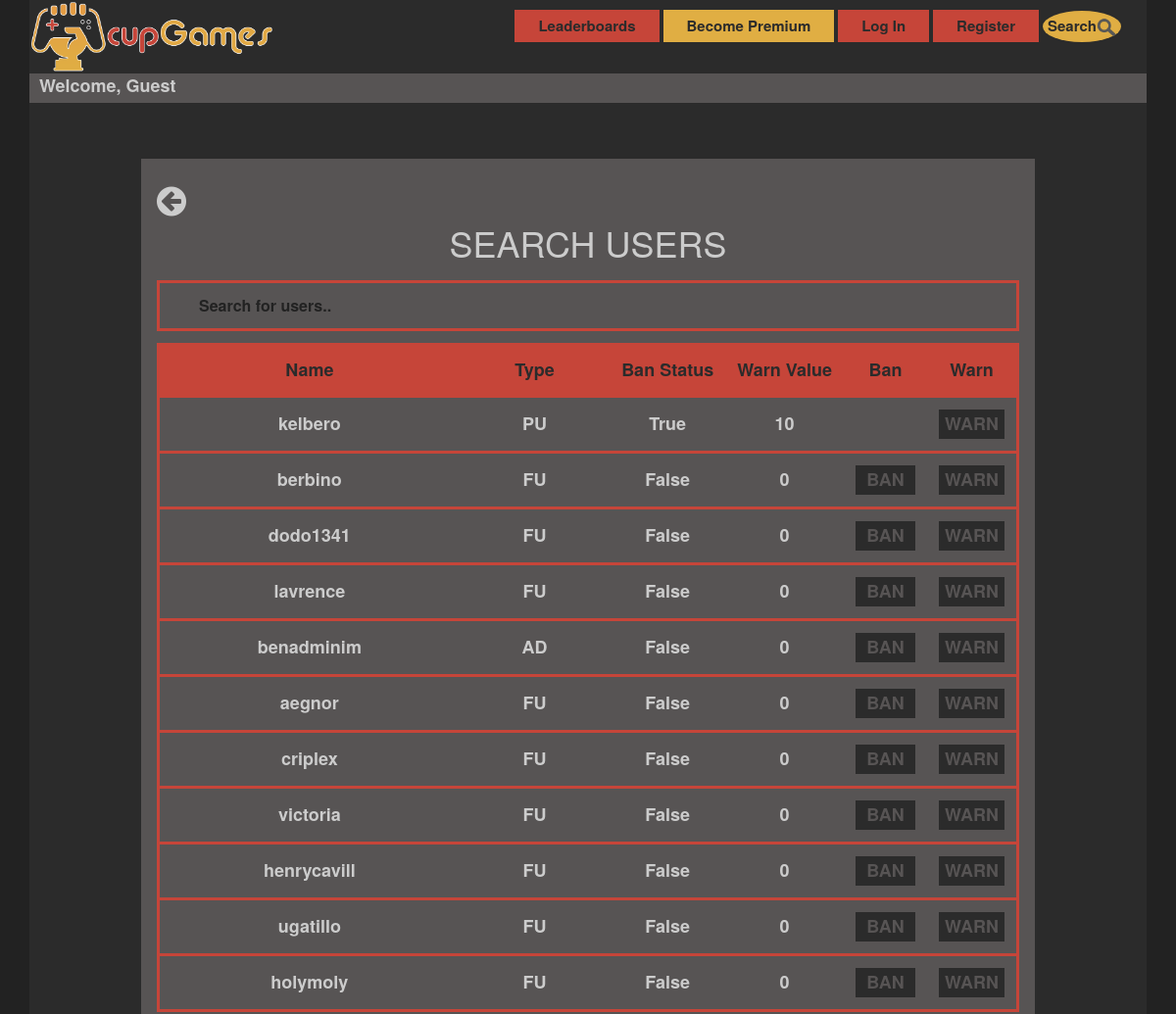
The app's page /searchusers (upper part), older data.
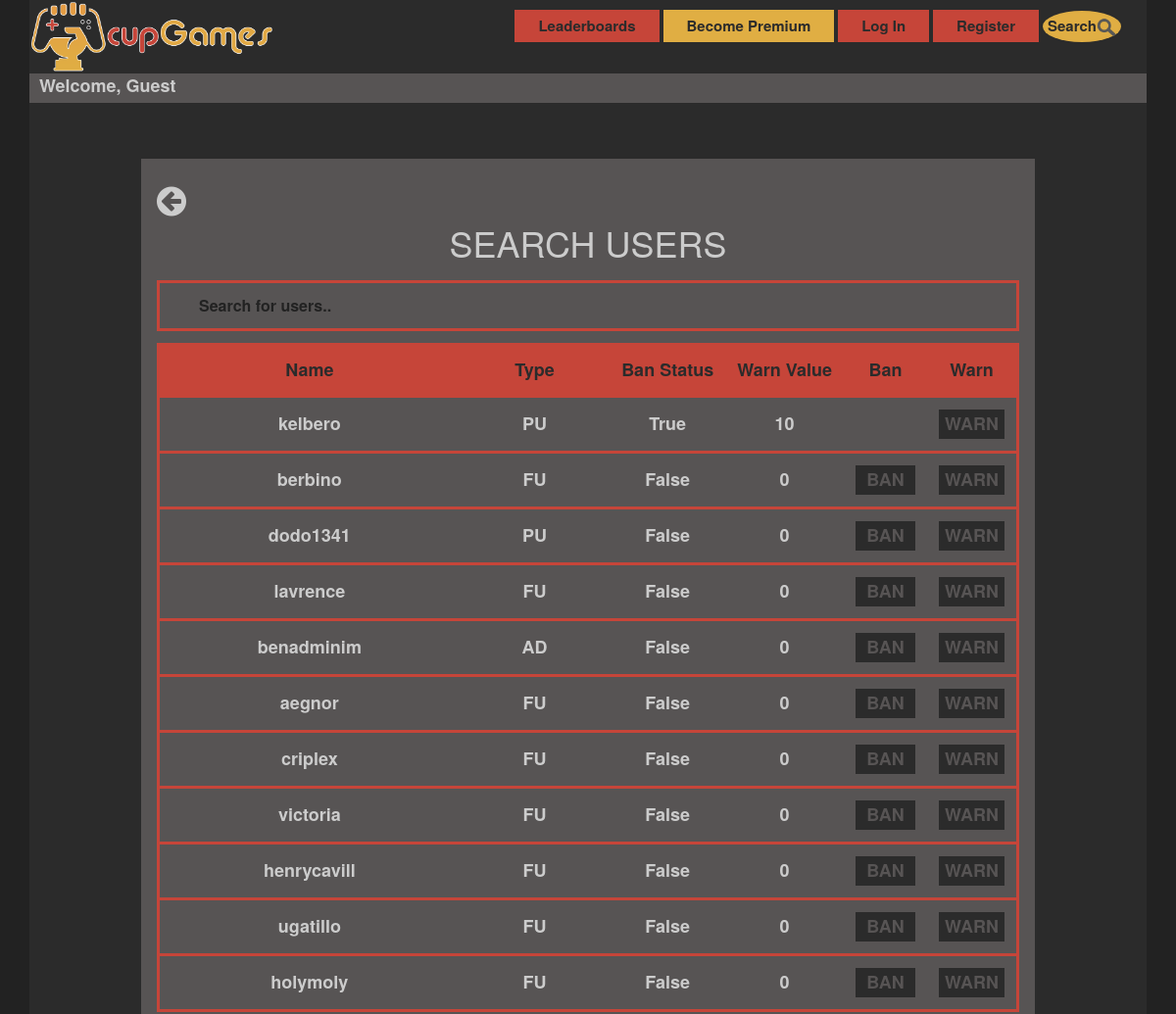
The same page, newer data.
### cupApp/models.py (models this page shows, shortened)
class Account(models.Model):
    username = models.CharField(max_length=20, primary_key=True)
    password = models.CharField(max_length=50)
    email = models.CharField(max_length=100)
    date_of_birth = models.DateField(blank=True, null=True)
    gender = models.CharField(max_length=1)
    coins = models.IntegerField(default=500)
    level = models.IntegerField(default=1)
    type = models.CharField(max_length=2, default="FU")
    about_text = models.TextField(blank=True, null=True)
    registration_date = models.DateTimeField(default=timezone.now())
    isPremium = models.BooleanField(default=False)
    playLimit = models.IntegerField(default=2)
    last_visit_date = models.DateTimeField(default=timezone.now())
    warn_value = models.IntegerField(default=0)
    is_banned = models.BooleanField(default=False)
    ban_reason = models.TextField(blank=True, null=True)
    profile_pic = models.CharField(max_length=1500, null=True, blank=True)

### cupApp/views.py (the view)
# urls.py: path('searchusers', views.searchusers, name="searchusers"),
def searchusers(request):
    accounts = Account.objects.all()
    return render(request, 'cupApp/searchusers.html', {'accounts': accounts})

### cupApp/templates/cupApp/searchusers.html (shortened to what this page needs)
{% extends 'cupApp/base.html' %}
{% load static %}
{% block content %}
    <div style="width:80%;" class="accountsettings">
        <a href="{% url 'adminpanel' %}" style="font-size:35px; color:#cccccc;"><i class="fa fa-arrow-circle-left"
                                                                                   aria-hidden="true"></i></a>
        <h1 style="color:#cccccc">SEARCH USERS</h1>
        <input style="background:#575454" type="text" id="searchInput" onkeyup="searchTableFunction()"
               placeholder="Search for users..">
        <div class="scrolling-wrapper2">
            <table id="searchTable">
                <tr class="header">
                    <th style="width:40%;">Name</th>
                    <th style="width:20%;">Type</th>
                    <th style="width:10%;">Ban Status</th>
                    <th style="width:10%;">Warn Value</th>
                    <th style="width:10%;">Ban</th>
                    <th style="width:10%;">Warn</th>
                </tr>
                {% for account in accounts %}
                    <tr>
                        <td><a href="{% url 'profile' pk=account.username %}">{{ account.username }}</a></td>
                        <td>{{ account.type }}</td>
                        <td>{{ account.is_banned }}</td>
                        <td>{{ account.warn_value }}</td>
                        <td>
                            {% if account.is_banned %}
                            {% else %}
                                <a href="{% url 'ban' pk=account.username %}">
                                    <button style="background:#2B2B2B;color:#575454;width:100%;" type="submit">BAN
                                    </button>
                                </a>
                            {% endif %}
                        </td>
                        <td>
                            <a href="{% url 'warn' pk=account.username %}">
                                <button style="background:#2B2B2B;color:#575454;width:100%;" type="submit">WARN</button>
                            </a>
                        </td>
                    </tr>
                {% endfor %}
            </table>
        </div>
    </div>
{% endblock %}

Row changes from the older to the newer data that the page shows:
changed Account "dodo1341": type "FU" → "PU"
